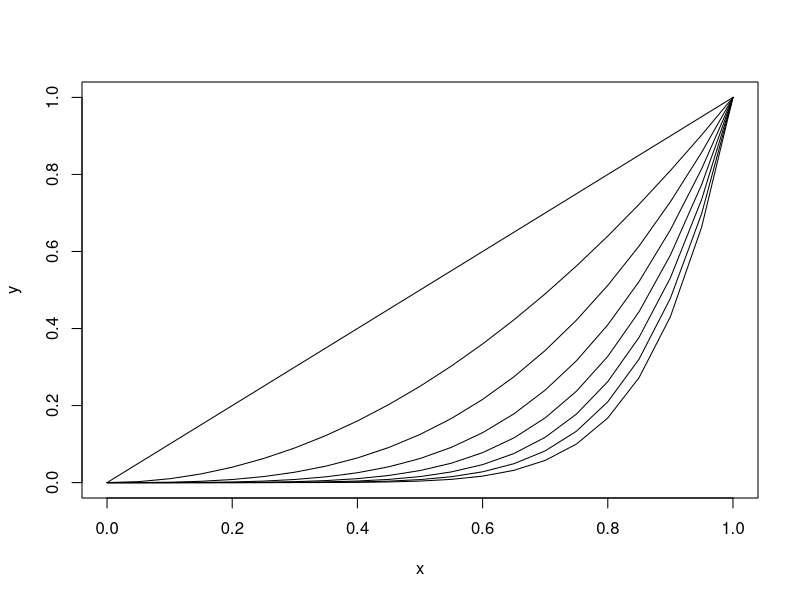

Write R code to recreate this figure.
###################################################
### chunk number 1: 
###################################################
#line 9 "intro_clase3.Rnw"
options(width=45)


###################################################
### chunk number 2: 
###################################################
#line 34 "intro_clase3.Rnw"
if (1==0) {print(1)} else {print(2)}
x <- 1:10 
ifelse(x<5 | x>8, x, 0)


###################################################
### chunk number 3: 
###################################################
#line 51 "intro_clase3.Rnw"
y<-12345
x<-y/2
while(abs(x*x-y)  >  1e-10  )  x  <-  (x   +  y/x) /2
x
x^2


###################################################
### chunk number 4: 
###################################################
#line 61 "intro_clase3.Rnw"
repeat{
x <-  (x+ y/x ) / 2
if (abs(x*x-y)  < 1e-10 ) break
 }
x


###################################################
### chunk number 5:  eval=FALSE
###################################################
## #line 71 "intro_clase3.Rnw"
## x<-seq(0,1,.05)
## plot(x,x, ylab="y", type= "l" )
## for(j in 2:8) {       lines ( x, x^j) }


###################################################
### chunk number 6: 
###################################################
#line 80 "intro_clase3.Rnw"
x<-seq(0,1,.05)
plot(x,x, ylab="y", type= "l")
for(j in 2:8) {lines ( x, x^j)}


###################################################
### chunk number 7:  eval=FALSE
###################################################
## #line 100 "intro_clase3.Rnw"
## lapply(thuesen,mean, na.rm=T)
## sapply(thuesen,mean, na.rm=T)


###################################################
### chunk number 8:  eval=FALSE
###################################################
## #line 113 "intro_clase3.Rnw"
## m <- matrix(rnmorm(12),4)
## m
## apply (m,2,min)


###################################################
### chunk number 9:  eval=FALSE
###################################################
## #line 134 "intro_clase3.Rnw"
## mifun <- function(arg1, arg2, ...) { lo_que_sea }
## mifun(arg1=..., arg2=...)


###################################################
### chunk number 10: 
###################################################
#line 145 "intro_clase3.Rnw"
fact <- function(x=1) {
ret <- 1
for(i in 1:x) {ret = ret *i}
return(c(x,ret))}
fact()
fact(x=5)
fact(6)


###################################################
### chunk number 11: 
###################################################
#line 171 "intro_clase3.Rnw"
mifun3 <- function(x1) {
if (x1>0) {print(x1)}
else if (x1==0) { warning("El valor debe ser > 0") }
else {print("Hay un error porque x1 < 0")}
}


###################################################
### chunk number 12:  eval=FALSE
###################################################
## #line 178 "intro_clase3.Rnw"
## mifun3 <- function(x1) {
## if (x1>0) {print(x1)}
## else if (x1==0) { warning("Value must be > 0") }
## else {stop("Hay un error porque x1 < 0")}
## }


###################################################
### chunk number 13: 
###################################################
#line 185 "intro_clase3.Rnw"
mifun3(x1=0)
mifun3(x1=-2)


###################################################
### chunk number 14: 
###################################################
#line 199 "intro_clase3.Rnw"
grep("a+", c("abc", "def", "cba a", "aa"), value=FALSE)
grep("a+", c("abc", "def", "cba a", "aa"), value=TRUE)


###################################################
### chunk number 15: 
###################################################
#line 204 "intro_clase3.Rnw"
regexpr("a+", c("abc", "def", "cba a", "aa"))


###################################################
### chunk number 16: 
###################################################
#line 208 "intro_clase3.Rnw"
gregexpr("a+", c("abc", "def", "cba a", "aa"))


###################################################
### chunk number 17: 
###################################################
#line 212 "intro_clase3.Rnw"
sub("(a+)", "z\\1z", c("abc", "def", "cba a", "aa"))


###################################################
### chunk number 18: 
###################################################
#line 216 "intro_clase3.Rnw"
sub("(a+)", "z\\1z", c("abc", "def", "cba a", "aa"))


###################################################
### chunk number 19: 
###################################################
#line 220 "intro_clase3.Rnw"
gsub("(a+)", "z\\1z", c("abc", "def", "cba a", "aa"))


###################################################
### chunk number 20:  eval=FALSE
###################################################
## #line 236 "intro_clase3.Rnw"
## data(airquality)
## aq <- edit(airquality)


###################################################
### chunk number 21:  eval=FALSE
###################################################
## #line 244 "intro_clase3.Rnw"
## dd<-data.frame
## fix(dd)


###################################################
### chunk number 22:  eval=FALSE
###################################################
## #line 257 "intro_clase3.Rnw"
## Cylinder<-c(rep("V4",5),"V6","V4",rep("V6",3))
## Weight<-c(2170,2655,2345,2560,2330,3325,2745,3735,3450,3265)
## Mileage<-c(33,26,33,33,26,23,25,18,22,20)
## Type<-c("Sporty","Compact",rep("Small",3),"Large","Compact","Van",rep("Medium",2))


